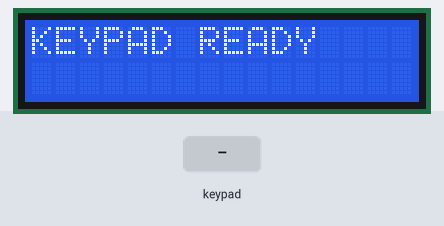
A program run on a simulated Raspberry Pi Pico running MicroPython. On the bench: 16×2 character LCD. Inputs (shaded band) come from the test bench. What the program prints to the serial console is not drawn.

Above: at 1.2 s.
1.3 s: keypad keys 1 2 * pressed 0.4 s apart
At 3.5 s:
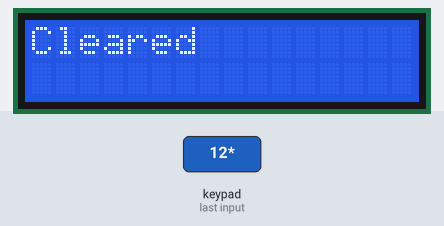
4.0 s: key 'A' pressed
At 4.9 s:
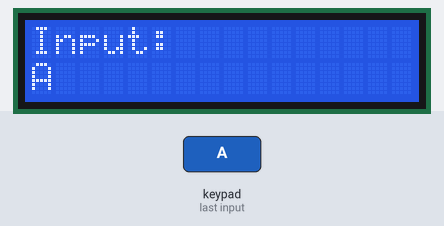
5.5 s: key 'B' pressed
At 6.1 s:
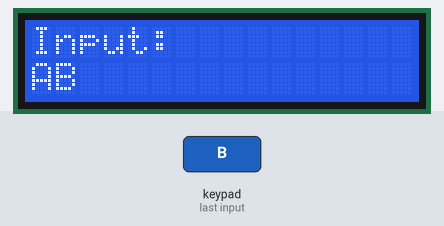
7.0 s: keypad keys 1 2 D pressed 0.4 s apart
At 9.2 s:
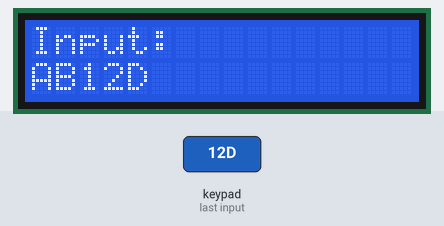
9.7 s: key 'C' pressed
At 10.6 s:
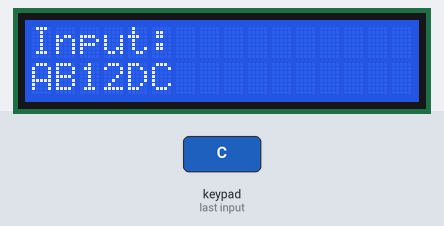
11.2 s: keypad keys 2 5 A pressed 0.4 s apart
At 12.5 s:
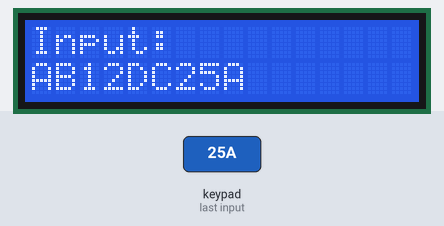
Timing chart, 0 to 14.2 s (numbered marks = the images above; inputs shaded):
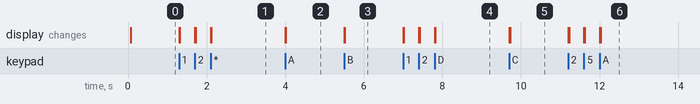

The program:

keytest.py
```python
from machine import Pin, SoftI2C
from time import sleep
from pico_i2c_lcd import I2cLcd

#LCD
I2C_ADDR = 0x27
I2C_ROWS = 2
I2C_COLS = 16

i2c = SoftI2C(sda=Pin(4), scl=Pin(5), freq=400000)
lcd = I2cLcd(i2c, I2C_ADDR, I2C_ROWS, I2C_COLS)

lcd.clear()
lcd.putstr("KEYPAD READY")

#KEYPAD
keys = [
    ['1','2','3','A'],
    ['4','5','6','B'],
    ['7','8','9','C'],
    ['*','0','#','D']
]

row_pins = [10, 11, 12, 13]
col_pins = [14, 15, 16, 17]

rows = [Pin(p, Pin.OUT) for p in row_pins]
cols = [Pin(p, Pin.IN, Pin.PULL_UP) for p in col_pins]

for r in rows:
    r.value(1)

def scan():
    for r in range(4):
        rows[r].value(0)
        for c in range(4):
            if cols[c].value() == 0:
                rows[r].value(1)
                return keys[r][c]
        rows[r].value(1)
    return None

buffer = ""

while True:
    k = scan()
    if k:
        if k == '*':
            buffer = ""
            lcd.clear()
            lcd.putstr("Cleared")
        elif k == '#':
            lcd.clear()
            lcd.putstr("Input:\n" + buffer)
        else:
            buffer += k
            lcd.clear()
            lcd.putstr("Input:\n" + buffer)

        print("Pressed:", k)
        sleep(0.3)
```

Measured:
- after the input at 1.3 s, the display: first changes at once (image 1 shows a later state)
- after the input at 4.0 s, the display: first changes at once (image 2 shows a later state)
- after the input at 5.5 s, the display: first changes at once (image 3 shows a later state)
- after the input at 7.0 s, the display: first changes at once (image 4 shows a later state)
- after the input at 9.7 s, the display: first changes at once (image 5 shows a later state)
- after the input at 11.2 s, the display: first changes at once (image 6 shows a later state)
